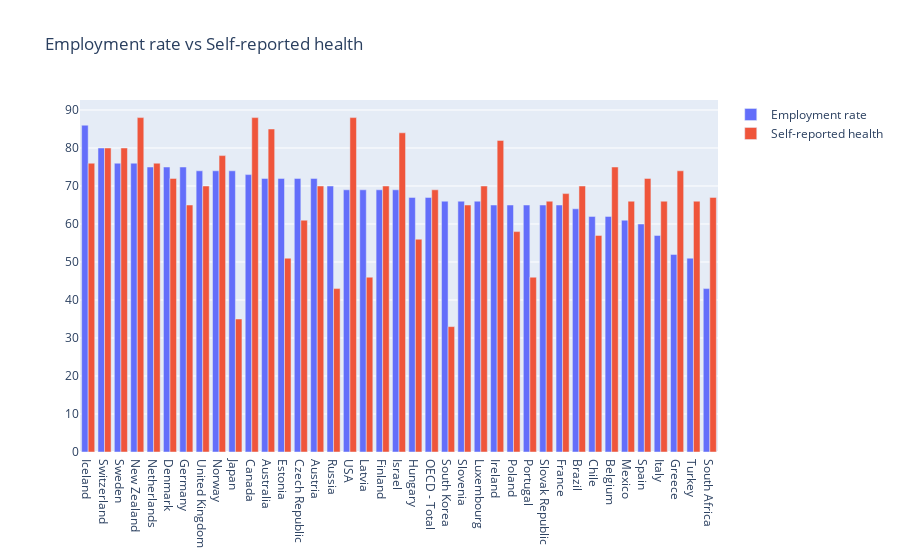

Source (notebook cell):
### Code cell
fig = go.Figure()

data = df.sort_values(by='Employment rate as pct',ascending=False)

fig.add_trace(go.Bar(x=data['Country'],y=data['Employment rate as pct'],name='Employment rate'))

fig.add_trace(go.Bar(x=data['Country'],y=data['Self-reported health as pct'],name='Self-reported health'))
fig.update_layout(title='Employment rate vs Self-reported health')
iplot(fig)

### Figure 1 — Plotly figure (JSON) as saved in the notebook; plotly's stock layout.template omitted (floating-point values rounded to 4 significant figures)
{"data": [{"name": "Employment rate", "type": "bar", "x": ["Iceland", "Switzerland", "Sweden", "New Zealand", "Netherlands", "Denmark", "Germany", "United Kingdom", "Norway", "Japan", "Canada", "Australia", "Estonia", "Czech Republic", "Austria", "Russia", "USA", "Latvia", "Finland", "Israel", "Hungary", "OECD - Total", "South Korea", "Slovenia", "Luxembourg", "Ireland", "Poland", "Portugal", "Slovak Republic", "France", "Brazil", "Chile", "Belgium", "Mexico", "Spain", "Italy", "Greece", "Turkey", "South Africa"], "y": [86, 80, 76, 76, 75, 75, 75, 74, 74, 74, 73, 72, 72, 72, 72, 70, 69, 69, 69, 69, 67, 67, 66, 66, 66, 65, 65, 65, 65, 65, 64, 62, 62, 61, 60, 57, 52, 51, 43]}, {"name": "Self-reported health", "type": "bar", "x": ["Iceland", "Switzerland", "Sweden", "New Zealand", "Netherlands", "Denmark", "Germany", "United Kingdom", "Norway", "Japan", "Canada", "Australia", "Estonia", "Czech Republic", "Austria", "Russia", "USA", "Latvia", "Finland", "Israel", "Hungary", "OECD - Total", "South Korea", "Slovenia", "Luxembourg", "Ireland", "Poland", "Portugal", "Slovak Republic", "France", "Brazil", "Chile", "Belgium", "Mexico", "Spain", "Italy", "Greece", "Turkey", "South Africa"], "y": [76, 80, 80, 88, 76, 72, 65, 70, 78, 35, 88, 85, 51, 61, 70, 43, 88, 46, 70, 84, 56, 69, 33, 65, 70, 82, 58, 46, 66, 68, 70, 57, 75, 66, 72, 66, 74, 66, 67]}], "layout": {"title": {"text": "Employment rate vs Self-reported health"}}}
